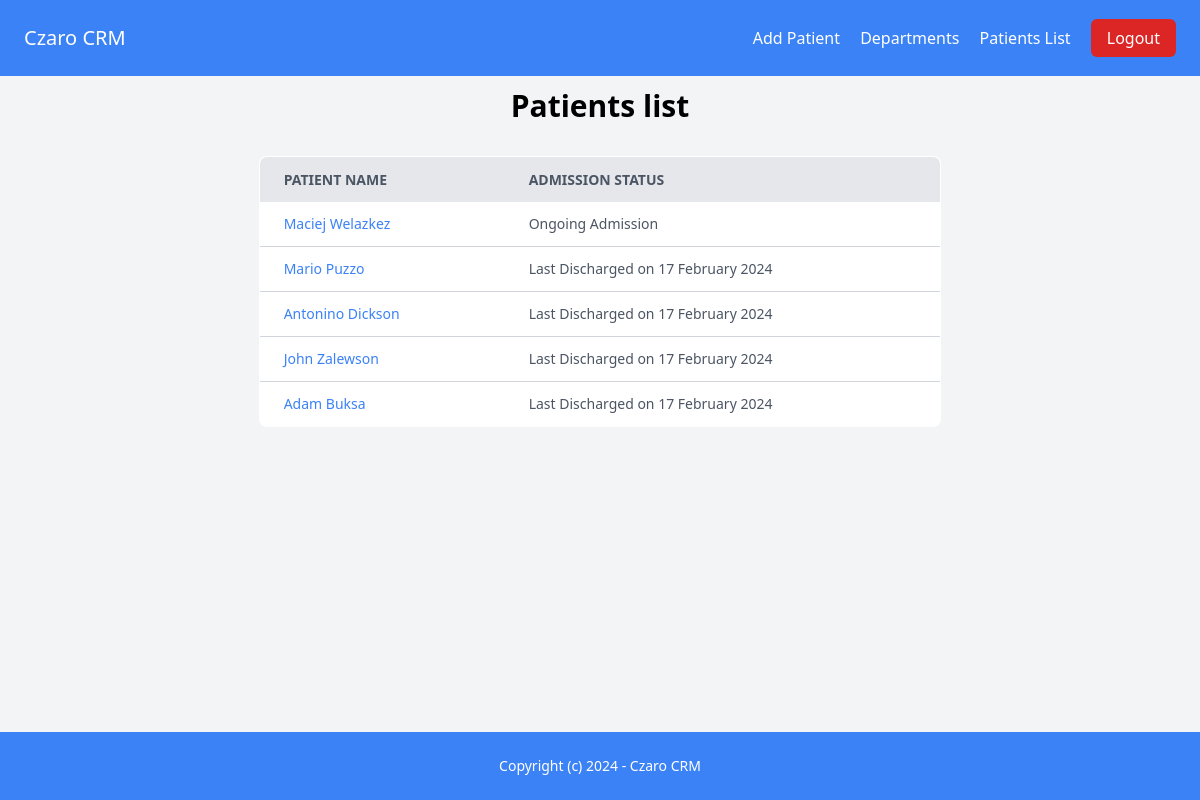
/patient/ (signed in), run on the app's committed database.
### patient/models.py (models this page shows, shortened)
class Patient(models.Model):
    id = models.UUIDField(primary_key=True, default=uuid.uuid4, editable=False)
    first_name = models.CharField(max_length=255)
    last_name = models.CharField(max_length=255)
    date_of_birth = models.DateField()
    contact_number = models.CharField(max_length=15)
    is_insured = models.BooleanField(choices=YES_NO_CHOICES, default=YES)
    insurance = models.CharField(max_length=255)
    country = models.CharField(max_length=255)
    city = models.CharField(max_length=255)
    street = models.CharField(max_length=255)
    zip_code = models.CharField(max_length=255)
    created_by = models.ForeignKey(User, on_delete=models.CASCADE)
    created_at = models.DateTimeField(auto_now_add=True)
    modified_at = models.DateTimeField(auto_now=True, null=True)

### patient/views.py (the view)
# urls.py: path("", views.main, name="index"),
@login_required(login_url="/login/")
def index(request):
    patients = Patient.objects.annotate(
        ongoing_admissions=Exists(
            Hospitalization.objects.filter(patient=OuterRef("pk"), is_discharged=False)
        ),
        discharged_admissions=Count(
            Case(
                When(hospitalizations__is_discharged=True, then=1),
                default=Value(0),
                output_field=IntegerField(),
            )
        ),
        total_admissions=Count("hospitalizations"),
        latest_discharge_date=Max(
            Case(
                When(
                    hospitalizations__is_discharged=True,
                    then="hospitalizations__dicharged_on",
                ),
                default=None,
            )
        ),
    ).order_by(
        F("ongoing_admissions").desc(),
        F("discharged_admissions").desc(),
        F("latest_discharge_date").desc(nulls_last=True),
    )
    context = {
        "patients": patients,
        "title": "Patients list",
    }
    return render(request, "patient_list.html", context)

### templates/patient_list.html
{% extends "base.html" %}
{% block content %}
<div class="container mx-auto mt-16">
    <h1 class="mb-8 text-3xl font-bold text-center">{{ title }}</h1>
    <div class="flex justify-center mt-8">
        <table class="min-w-max w-2/3 bg-white border border-gray-300 rounded-lg overflow-hidden">
            <thead>
                <tr class="bg-gray-200 text-gray-600 uppercase text-sm leading-normal">
                    <th class="py-3 px-6 text-left">Patient Name</th>
                    <th class="py-3 px-6 text-left">Admission Status</th>
                </tr>
            </thead>
            <tbody class="text-gray-600 text-sm font-light">
                {% for patient in patients %}
                    <tr class="border-b border-gray-300 hover:bg-gray-100">
                        <td class="py-3 px-6 text-left whitespace-nowrap">
                            <a href="{% url 'patient:detail' patient.id %}" class="text-blue-500">{{ patient.first_name }} {{ patient.last_name }}</a>
                        </td>
                        <td class="py-3 px-6 text-left">
                            {% if patient.ongoing_admissions > 0 %}
                                Ongoing Admission
                            {% elif patient.discharged_admissions > 0 %}
                                {% if patient.latest_discharge_date %}
                                    Last Discharged on {{ patient.latest_discharge_date|default:"N/A"|date:"d F Y" }}
                                {% else %}
                                    No Hospitalization History
                                {% endif %}
                            {% endif %}
                        </td>
                    </tr>
                {% endfor %}
            </tbody>
        </table>
    </div>
</div>
{% endblock %}

### data on the page
Patient: first_name "Maciej", last_name "Welazkez", shows "Ongoing Admission"
Patient: first_name "Mario", last_name "Puzzo", latest_discharge_date "17 February 2024"
Patient: first_name "Antonino", last_name "Dickson", latest_discharge_date "17 February 2024"
Patient: first_name "John", last_name "Zalewson", latest_discharge_date "17 February 2024"
Patient: first_name "Adam", last_name "Buksa", latest_discharge_date "17 February 2024"

### other printed values
{{ title }} "Patients list"
